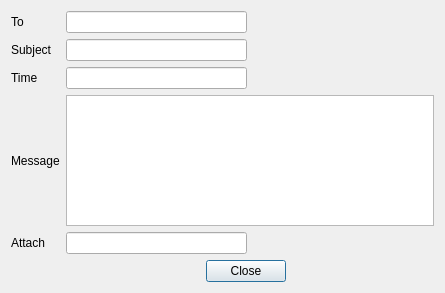
<?xml version="1.0" encoding="UTF-8"?>
<ui version="4.0">
 <class>ReadMessage</class>
 <widget class="QDialog" name="ReadMessage">
  <property name="geometry">
   <rect>
    <x>0</x>
    <y>0</y>
    <width>445</width>
    <height>293</height>
   </rect>
  </property>
  <property name="windowTitle">
   <string>Dialog</string>
  </property>
  <layout class="QGridLayout" name="gridLayout">
   <item row="0" column="0">
    <widget class="QLabel" name="label">
     <property name="text">
      <string>To</string>
     </property>
    </widget>
   </item>
   <item row="0" column="2">
    <widget class="QLineEdit" name="toLE"/>
   </item>
   <item row="0" column="3">
    <spacer name="horizontalSpacer_3">
     <property name="orientation">
      <enum>Qt::Horizontal</enum>
     </property>
     <property name="sizeHint" stdset="0">
      <size>
       <width>107</width>
       <height>20</height>
      </size>
     </property>
    </spacer>
   </item>
   <item row="1" column="0">
    <widget class="QLabel" name="label_2">
     <property name="text">
      <string>Subject</string>
     </property>
    </widget>
   </item>
   <item row="1" column="2">
    <widget class="QLineEdit" name="subjectLE"/>
   </item>
   <item row="1" column="3">
    <spacer name="horizontalSpacer_4">
     <property name="orientation">
      <enum>Qt::Horizontal</enum>
     </property>
     <property name="sizeHint" stdset="0">
      <size>
       <width>107</width>
       <height>20</height>
      </size>
     </property>
    </spacer>
   </item>
   <item row="2" column="0" colspan="2">
    <widget class="QLabel" name="label_5">
     <property name="text">
      <string>Time</string>
     </property>
    </widget>
   </item>
   <item row="2" column="2">
    <widget class="QLineEdit" name="timeLE"/>
   </item>
   <item row="2" column="3">
    <spacer name="horizontalSpacer">
     <property name="orientation">
      <enum>Qt::Horizontal</enum>
     </property>
     <property name="sizeHint" stdset="0">
      <size>
       <width>179</width>
       <height>20</height>
      </size>
     </property>
    </spacer>
   </item>
   <item row="3" column="0" colspan="2">
    <widget class="QLabel" name="label_3">
     <property name="text">
      <string>Message</string>
     </property>
    </widget>
   </item>
   <item row="3" column="2" colspan="2">
    <widget class="QTextEdit" name="messageTE"/>
   </item>
   <item row="4" column="0">
    <widget class="QLabel" name="label_4">
     <property name="text">
      <string>Attach</string>
     </property>
    </widget>
   </item>
   <item row="4" column="2">
    <widget class="QLineEdit" name="attachLE"/>
   </item>
   <item row="5" column="1" colspan="3">
    <layout class="QGridLayout" name="gridLayout_2">
     <item row="0" column="0">
      <spacer name="horizontalSpacer_5">
       <property name="orientation">
        <enum>Qt::Horizontal</enum>
       </property>
       <property name="sizeHint" stdset="0">
        <size>
         <width>40</width>
         <height>20</height>
        </size>
       </property>
      </spacer>
     </item>
     <item row="0" column="3">
      <spacer name="horizontalSpacer_6">
       <property name="orientation">
        <enum>Qt::Horizontal</enum>
       </property>
       <property name="sizeHint" stdset="0">
        <size>
         <width>85</width>
         <height>20</height>
        </size>
       </property>
      </spacer>
     </item>
     <item row="0" column="2">
      <widget class="QPushButton" name="closePB_2">
       <property name="text">
        <string>Close</string>
       </property>
      </widget>
     </item>
    </layout>
   </item>
  </layout>
 </widget>
 <resources/>
 <connections>
  <connection>
   <sender>closePB_2</sender>
   <signal>clicked()</signal>
   <receiver>ReadMessage</receiver>
   <slot>reject()</slot>
   <hints>
    <hint type="sourcelabel">
     <x>233</x>
     <y>271</y>
    </hint>
    <hint type="destinationlabel">
     <x>328</x>
     <y>276</y>
    </hint>
   </hints>
  </connection>
 </connections>
</ui>
